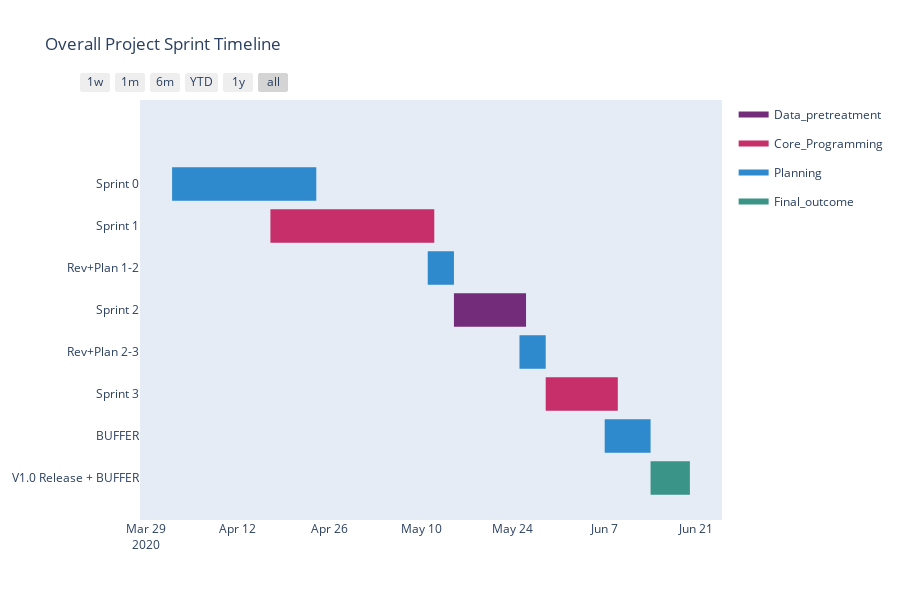

Source (notebook cell):
### Code cell
sprint_timeline = [
      dict(Task='Sprint 0',     Start='2020-04-02', Finish='2020-04-24', Resource='Planning'),
      dict(Task='Sprint 1',     Start='2020-04-17', Finish='2020-05-12', Resource="Core_Programming"),
      dict(Task='Rev+Plan 1-2', Start='2020-05-11', Finish='2020-05-15', Resource="Planning"),
      dict(Task='Sprint 2',     Start='2020-05-15', Finish='2020-05-26', Resource="Data_pretreatment"),
      dict(Task='Rev+Plan 2-3', Start='2020-05-25', Finish='2020-05-29', Resource="Planning"),
      dict(Task="Sprint 3",     Start='2020-05-29', Finish='2020-06-09', Resource='Core_Programming'),
      dict(Task='BUFFER', Start='2020-06-07', Finish='2020-06-14', Resource="Planning"),
      dict(Task="V1.0 Release + BUFFER", Start='2020-06-14', Finish='2020-06-20', Resource='Final_outcome')
      ]

colors = dict(Planning = 'rgb(46, 137, 205)',
              Data_pretreatment = 'rgb(114, 44, 121)',
              Core_Programming = 'rgb(198, 47, 105)',
              Final_outcome = 'rgb(58, 149, 136)')

sprint_timeline.reverse()  # I prefer to index based on 
time_fig = ff.create_gantt(sprint_timeline, colors=colors, index_col='Resource', bar_width=0.4,
                      show_colorbar=True, title="Overall Project Sprint Timeline")
time_fig.show()

### Figure 1 — Plotly figure (JSON) as saved in the notebook; plotly's stock layout.template omitted (floating-point values rounded to 4 significant figures)
{"data": [{"fill": "toself", "fillcolor": "rgb(114, 44, 121)", "hoverinfo": "name", "legendgroup": "rgb(114, 44, 121)", "mode": "none", "name": "Data_pretreatment", "type": "scatter", "x": ["2020-05-15", "2020-05-26", "2020-05-26", "2020-05-15"], "y": [3.6, 3.6, 4.4, 4.4]}, {"fill": "toself", "fillcolor": "rgb(198, 47, 105)", "hoverinfo": "name", "legendgroup": "rgb(198, 47, 105)", "mode": "none", "name": "Core_Programming", "type": "scatter", "x": ["2020-05-29", "2020-06-09", "2020-06-09", "2020-05-29", "2020-05-29", "2020-04-17", "2020-05-12", "2020-05-12", "2020-04-17"], "y": [1.6, 1.6, 2.4, 2.4, null, 5.6, 5.6, 6.4, 6.4]}, {"fill": "toself", "fillcolor": "rgb(46, 137, 205)", "hoverinfo": "name", "legendgroup": "rgb(46, 137, 205)", "mode": "none", "name": "Planning", "type": "scatter", "x": ["2020-06-07", "2020-06-14", "2020-06-14", "2020-06-07", "2020-06-07", "2020-05-25", "2020-05-29", "2020-05-29", "2020-05-25", "2020-05-25", "2020-05-11", "2020-05-15", "2020-05-15", "2020-05-11", "2020-05-11", "2020-04-02", "2020-04-24", "2020-04-24", "2020-04-02"], "y": [0.6, 0.6, 1.4, 1.4, null, 2.6, 2.6, 3.4, 3.4, null, 4.6, 4.6, 5.4, 5.4, null, 6.6, 6.6, 7.4, 7.4]}, {"fill": "toself", "fillcolor": "rgb(58, 149, 136)", "hoverinfo": "name", "legendgroup": "rgb(58, 149, 136)", "mode": "none", "name": "Final_outcome", "type": "scatter", "x": ["2020-06-14", "2020-06-20", "2020-06-20", "2020-06-14"], "y": [-0.4, -0.4, 0.4, 0.4]}, {"legendgroup": "rgb(114, 44, 121)", "marker": {"color": "rgb(114, 44, 121)", "opacity": 0, "size": 1}, "mode": "markers", "name": "", "showlegend": false, "text": [null, null], "type": "scatter", "x": ["2020-05-15", "2020-05-26"], "y": [4, 4]}, {"legendgroup": "rgb(198, 47, 105)", "marker": {"color": "rgb(198, 47, 105)", "opacity": 0, "size": 1}, "mode": "markers", "name": "", "showlegend": false, "text": [null, null, null, null], "type": "scatter", "x": ["2020-05-29", "2020-06-09", "2020-04-17", "2020-05-12"], "y": [2, 2, 6, 6]}, {"legendgroup": "rgb(46, 137, 205)", "marker": {"color": "rgb(46, 137, 205)", "opacity": 0, "size": 1}, "mode": "markers", "name": "", "showlegend": false, "text": [null, null, null, null, null, null, null, null], "type": "scatter", "x": ["2020-06-07", "2020-06-14", "2020-05-25", "2020-05-29", "2020-05-11", "2020-05-15", "2020-04-02", "2020-04-24"], "y": [1, 1, 3, 3, 5, 5, 7, 7]}, {"legendgroup": "rgb(58, 149, 136)", "marker": {"color": "rgb(58, 149, 136)", "opacity": 0, "size": 1}, "mode": "markers", "name": "", "showlegend": false, "text": [null, null], "type": "scatter", "x": ["2020-06-14", "2020-06-20"], "y": [0, 0]}], "layout": {"height": 600, "hovermode": "closest", "showlegend": true, "title": {"text": "Overall Project Sprint Timeline"}, "xaxis": {"rangeselector": {"buttons": [{"count": 7, "label": "1w", "step": "day", "stepmode": "backward"}, {"count": 1, "label": "1m", "step": "month", "stepmode": "backward"}, {"count": 6, "label": "6m", "step": "month", "stepmode": "backward"}, {"count": 1, "label": "YTD", "step": "year", "stepmode": "todate"}, {"count": 1, "label": "1y", "step": "year", "stepmode": "backward"}, {"step": "all"}]}, "showgrid": false, "type": "date", "zeroline": false}, "yaxis": {"autorange": false, "range": [-1, 9], "showgrid": false, "ticktext": ["V1.0 Release + BUFFER", "BUFFER", "Sprint 3", "Rev+Plan 2-3", "Sprint 2", "Rev+Plan 1-2", "Sprint 1", "Sprint 0"], "tickvals": [0, 1, 2, 3, 4, 5, 6, 7], "zeroline": false}}}
